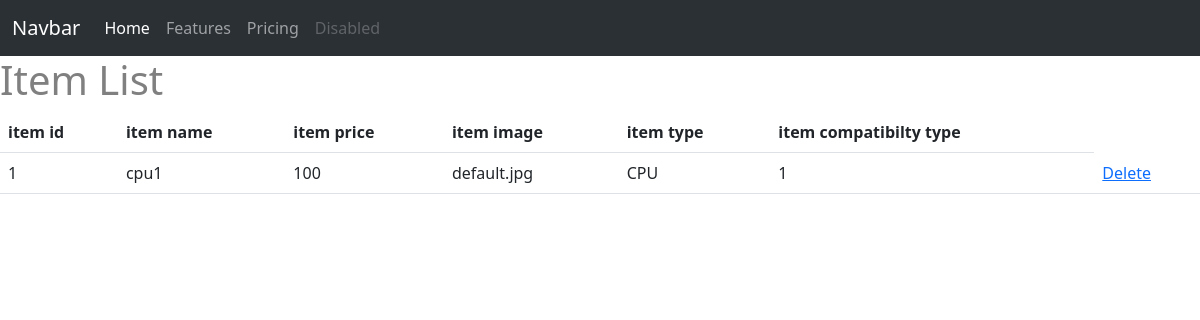
The page /displayItem on the database as committed earlier.
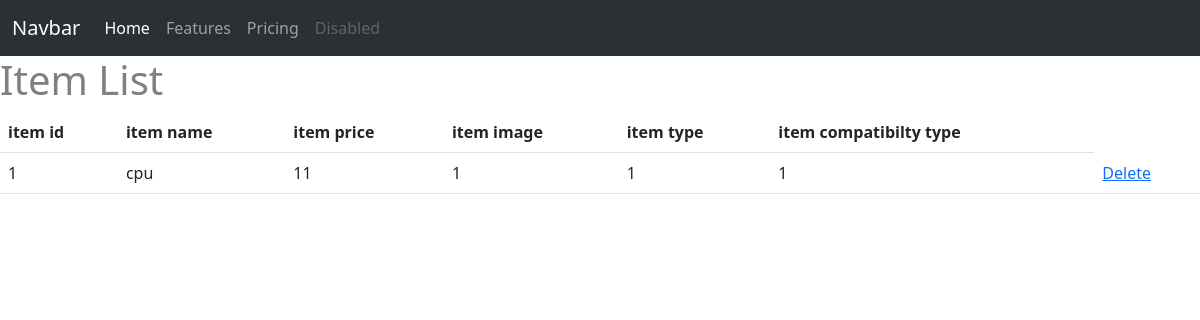
The same page on the database as committed later.
### ltt/models.py (models this page shows, shortened)
class Item(db.Model):
    __tablename__ = 'item'
    id = db.Column(db.Integer,primary_key = True)
    item_name = db.Column(db.String(20))
    item_price = db.Column(db.Integer)
    item_image = db.Column(db.String(20), default = "default.jpg")
    item_type = db.Column(db.String(20))
    item_c = db.Column(db.Integer)
    comments = db.relationship("Comment",backref ="item")
    rate_count = db.Column(db.Integer, default = 0)
    rate_acc = db.Column(db.Integer,default = 0)

### ltt/view.py (the view)
@view.route('/displayItem')   #page for staff to view item
def displayItem():
    items = Item.query.all()
    return render_template('displayItem.html', items = items)

### ltt/templates/displayItem.html (shortened to what this page needs)
{% extends "base.html" %}
{% block contend %}
<h1>Item List</h1>
<table class = "table table-hover">
    <thead>
        <tr>
            <th scope="col"> item id</th>
            <th scope="col">item name </th>
            <th scope="col"> item price</th>
            <th scope="col">item image </th>
            <th scope="col">item type </th>
            <th scope="col">item compatibilty type </th>
        </tr>
    </thead>
    <tbody>
        {% for item in items %}
        <tr>
            <td>{{item.id}}</td>
            <td>{{item.item_name}}</td>
            <td>{{item.item_price}}</td>
            <td>{{item.item_image}}</td>
            <td>{{item.item_type}}</td>
            <td>{{item.item_c}}</td>
            <td>
                <a href="/delete/{{item.id}}">Delete</a>
            </td>
        </tr>
        {% endfor %}
    </tbody>
</table>
{% endblock %}

### ltt/templates/base.html (shortened to what this page needs)
<!DOCTYPE html>
<html>
    <head>
        <link href="https://cdn.jsdelivr.net/npm/bootstrap@5.3.0-alpha3/dist/css/bootstrap.min.css" rel="stylesheet">
        <link rel="stylesheet" type="text/css" href="{{ url_for('static', filename='main.css') }}">
    </head>
    <body>
        <nav class="navbar navbar-expand-lg bg-body-tertiary bg-dark"  data-bs-theme="dark">
            <div class="container-fluid">
              <a class="navbar-brand" href="#">Navbar</a>
              <div class="collapse navbar-collapse" id="navbarNavAltMarkup">
                <div class="navbar-nav">
                  <a class="nav-link active" aria-current="page" href="#">Home</a>
                  <a class="nav-link" href="#">Features</a>
                  <a class="nav-link" href="#">Pricing</a>
                  <a class="nav-link disabled">Disabled</a>
                </div>
              </div>
            </div>
        </nav>
        {% block contend %}
        {%endblock%}
    </body>
</html>

### ltt/static/main.css (style rules this page uses)
* { box-sizing: border-box; }
body { color: grey; }

Rows that differ between the two databases and show on the page:
changed Item id 1: item_name "cpu1" → "cpu"; item_price "100" → "11"; item_image "default.jpg" → "1"; item_type "CPU" → "1"
